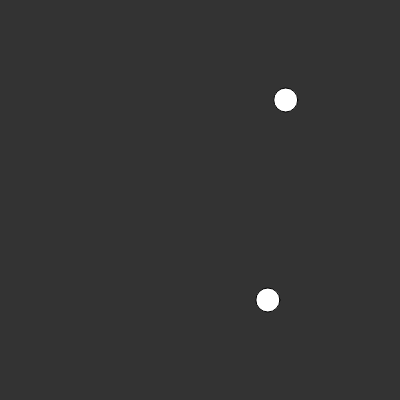
Frame 1 (no input)
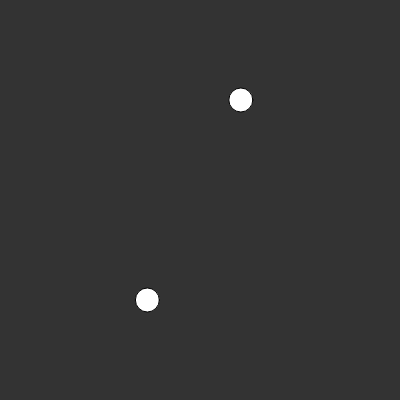
Frame 60 (no input)
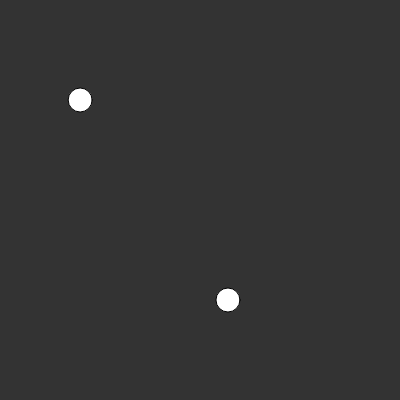
Frame 120 (the mouse pressed at the canvas centre since frame 60)

The p5.js sketch that drew these frames (run headless with seeded random() and noise() and a simulated clock; from frame 60 on, the mouse is pressed at the canvas centre):

// p5.js sketch
// ── sketch.js
// perlin noise is smoothed random numbers
// a subsequent number is related to the previous number to smooth it out

// perlin noise is calculated with multiple octavs
// each octave is a level within another octave which perlin noise is calculate
var xoff = 0;

function setup() {
  // put setup code here
  createCanvas(400,400);

}

function draw() {
  // put drawing code here
  background(51);
  var xrandom = random(width);
  var xperlin = map(noise(xoff), 0, 1, 0, width);
  // the smaller the jump here the smoother the movement
  // if too large it's almost like random except that perlin noise
  // has a bell curve distribution instead of the even distribution of random
  xoff += .015;

  // draw random elipse
  ellipse(xrandom,100,24,24);
  // draw perlin elipse
  ellipse(xperlin,300,24,24);
}
